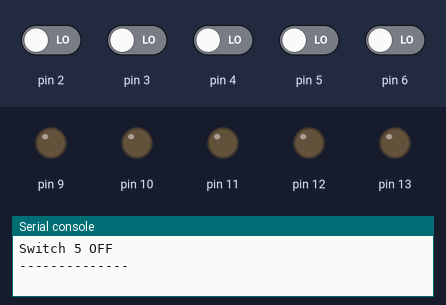
Simulated run of this program. Board: MicroPython board. On the bench: output pins drawn as LEDs (lit = HIGH), the last lines printed to the serial console. Inputs (shaded band) come from the test bench; at power-on: pin 2–6 LOW.

Above: at 1.2 s.
1.3 s: pin 2 driven HIGH and pin 3 driven HIGH
At 6.2 s:
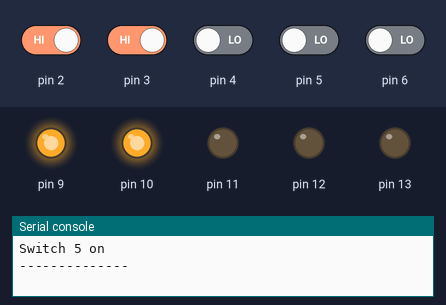
6.5 s: pin 2 driven LOW
At 11.2 s:
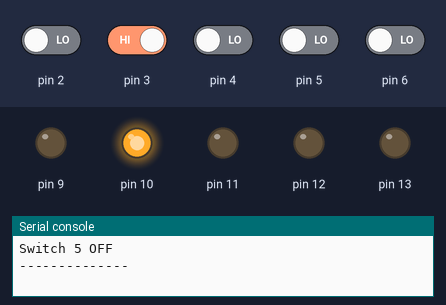
11.5 s: pin 2 driven HIGH
At 16.2 s:
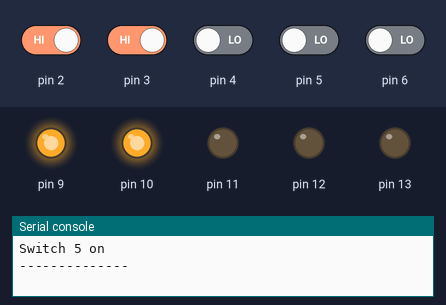
16.5 s: pin 3 driven LOW
At 21.2 s:
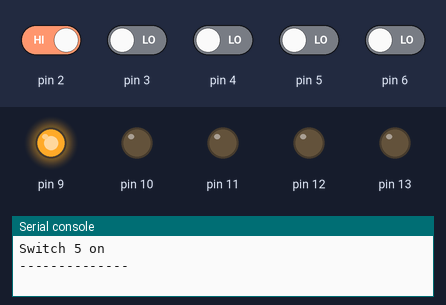
21.5 s: pin 3 driven HIGH
At 26.2 s:
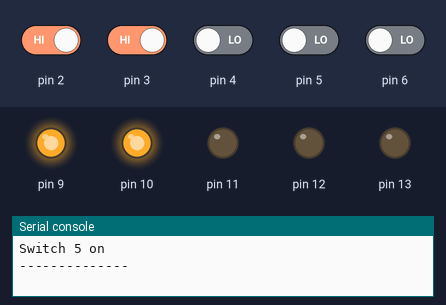
26.5 s: pin 3 driven LOW and pin 4 driven HIGH
At 30.3 s:
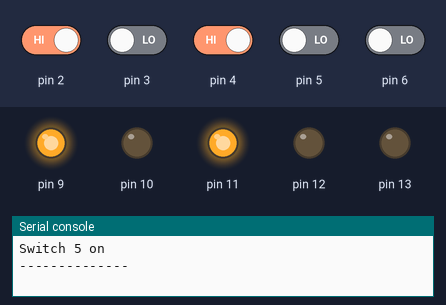
Timing chart, 0 to 31.8 s (numbered marks = the images above; inputs shaded):
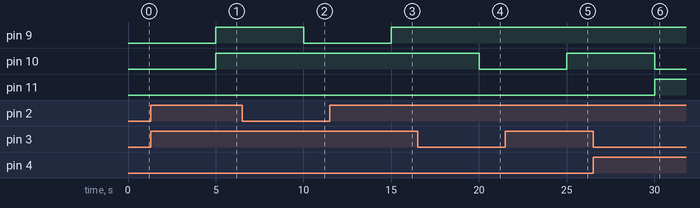

The program:

switch-checker.py
```python
from machine import Pin
import time

dips = []
segments = []
for i in range(6, 1, -1):
    dips.append(Pin(i, Pin.IN, Pin.PULL_DOWN))
    segments.append(Pin(i + 7, Pin.OUT))

while True:
    for i in range(0, len(dips)):
        segments[i].value(dips[i].value())
        if dips[i].value() == 1:
            print(f"Switch {i + 1} on")
        else:
            print(f"Switch {i + 1} OFF")

    print("--------------")
    print()

    time.sleep(5)
```

Measured:
- after the input at 1.3 s, pin 9, pin 10: LOW → HIGH after 3.7 s
- after the input at 6.5 s, pin 9: HIGH → LOW after 3.5 s
- after the input at 11.5 s, pin 9: LOW → HIGH after 3.5 s
- after the input at 16.5 s, pin 10: HIGH → LOW after 3.5 s
- after the input at 21.5 s, pin 10: LOW → HIGH after 3.5 s
- after the input at 26.5 s, pin 10: HIGH → LOW after 3.5 s; pin 11: LOW → HIGH after 3.5 s
